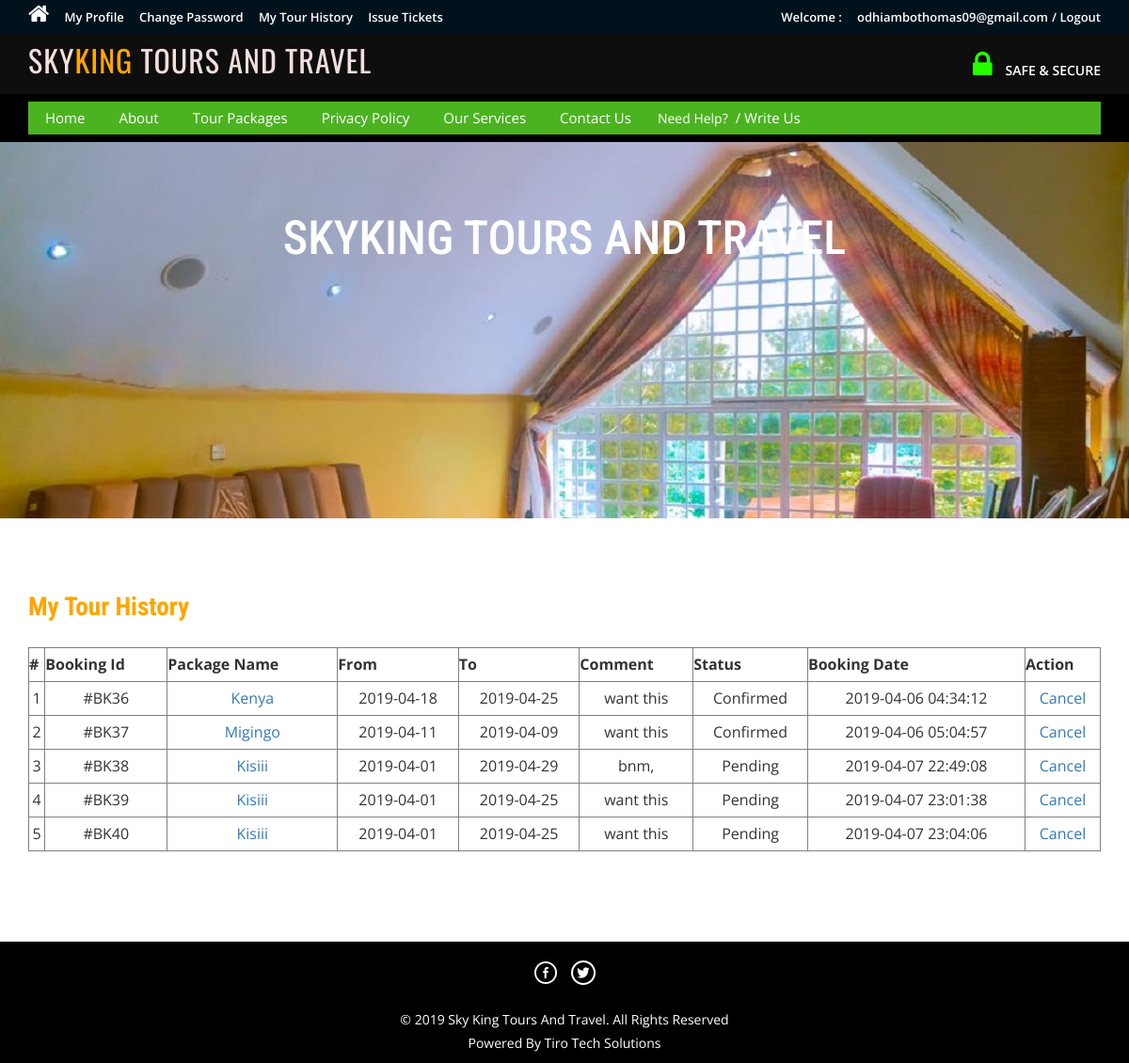
Screenshot of /tour-history.php (signed in) with the database file from the repository.
### tables this page shows
CREATE TABLE `tblbooking` (
  `BookingId` int(11) NOT NULL,
  `PackageId` int(11) NOT NULL,
  `UserEmail` varchar(100) NOT NULL,
  `select_date` varchar(100) NOT NULL,
  `ToDate` varchar(100) NOT NULL,
  `Comment` mediumtext NOT NULL,
  `RegDate` timestamp NOT NULL DEFAULT CURRENT_TIMESTAMP,
  `status` int(11) NOT NULL,
  `CancelledBy` varchar(5) DEFAULT NULL,
  `UpdationDate` timestamp NULL DEFAULT NULL ON UPDATE CURRENT_TIMESTAMP
);

CREATE TABLE `tbltourpackages` (
  `PackageId` int(11) NOT NULL,
  `PackageName` varchar(200) NOT NULL,
  `PackageType` varchar(150) NOT NULL,
  `PackageLocation` varchar(100) NOT NULL,
  `PackagePrice` int(11) NOT NULL,
  `PackageFetures` varchar(255) NOT NULL,
  `PackageDetails` mediumtext NOT NULL,
  `capacity` int(32) UNSIGNED NOT NULL DEFAULT '20',
  `PackageImage` varchar(100) NOT NULL,
  `Creationdate` timestamp NOT NULL DEFAULT CURRENT_TIMESTAMP,
  `UpdationDate` timestamp NULL DEFAULT '0000-00-00 00:00:00' ON UPDATE CURRENT_TIMESTAMP
);

### tour-history.php (the view, shortened to what this page needs)
<?php
include('includes/config.php');
if(strlen($_SESSION['login'])==0)
	{
header('location:index.php');
}
else{
?>
<!DOCTYPE HTML>
<html>
<head>
<link href="css/bootstrap.css" rel='stylesheet' type='text/css' />
<link href="css/style.css" rel='stylesheet' type='text/css' />
<link href="css/font-awesome.css" rel="stylesheet">
<link href="css/animate.css" rel="stylesheet" type="text/css" media="all">
</head>
<body>
<div class="top-header">
<?php include('includes/header.php');?>
<div class="banner-1 ">
	<div class="container">
		<h1 class="wow zoomIn animated animated" data-wow-delay=".5s" style="visibility: visible; animation-delay: 0.5s; animation-name: zoomIn;">SKYKING TOURS AND TRAVEL</h1>
	</div>
</div>
<div class="privacy">
	<div class="container">
		<h3 class="wow fadeInDown animated animated" data-wow-delay=".5s" style="visibility: visible; animation-delay: 0.5s; animation-name: fadeInDown;">My Tour History</h3>
		<form name="chngpwd" method="post" onSubmit="return valid();">
	<p>
	<table border="1" width="100%">
<tr align="center">
<th>#</th>
<th>Booking Id</th>
<th>Package Name</th>
<th>From</th>
<th>To</th>
<th>Comment</th>
<th>Status</th>
<th>Booking Date</th>
<th>Action</th>
</tr>
<?php
$uemail=$_SESSION['login'];;
$sql = "SELECT tblbooking.BookingId as bookid,tblbooking.PackageId as pkgid,tbltourpackages.PackageName as packagename,tblbooking.select_date as select_date,tblbooking.ToDate as todate,tblbooking.Comment as comment,tblbooking.status as status,tblbooking.RegDate as regdate,tblbooking.CancelledBy as cancelby,tblbooking.UpdationDate as upddate from tblbooking join tbltourpackages on tbltourpackages.PackageId=tblbooking.PackageId where UserEmail=:uemail";
$query = $dbh->prepare($sql);
$query -> bindParam(':uemail', $uemail, PDO::PARAM_STR);
$query->execute();
$results=$query->fetchAll(PDO::FETCH_OBJ);
$cnt=1;
if($query->rowCount() > 0)
{
foreach($results as $result)
{	?>
<tr align="center">
<td><?php echo htmlentities($cnt);?></td>
<td>#BK<?php echo htmlentities($result->bookid);?></td>
<td><a href="package-details.php?pkgid=<?php echo htmlentities($result->pkgid);?>"><?php echo htmlentities($result->packagename);?></a></td>
<td><?php echo htmlentities($result->select_date);?></td>
<td><?php echo htmlentities($result->todate);?></td>
<td><?php echo htmlentities($result->comment);?></td>
<td><?php if($result->status==0)
{
echo "Pending";
}
if($result->status==1)
{
echo "Confirmed";
}
?></td>
<td><?php echo htmlentities($result->regdate);?></td>
<?php if($result->status==2)
{
	?><td>Cancelled</td>
<?php } else {?>
<td><a href="tour-history.php?bkid=<?php echo htmlentities($result->bookid);?>" onclick="return confirm('Do you really want to cancel booking')" >Cancel</a></td>
<?php }?>
</tr>
<?php $cnt=$cnt+1; }} ?>
	</table>
			</p>
			</form>
	</div>
</div>
<?php include('includes/footer.php');?>
</body>
</html>
<?php } ?>

### css/style.css (style rules this page uses)
html, body { font-size: 100%; background: #fff; font-family: 'Open Sans', sans-serif; }
body a,.grid_1,plan_1,plan_1.one,plan_1.two,i.icon1, i.icon2, i.icon3, i.icon4, i.icon5, i.icon6 { transition:0.5s all; -webkit-transition:0.5s all; -moz-transition:0.5s all; -o-transition:0.5s all; -ms-transition:0.5s all; }
h1,h2,h3,h4,h5,h6 { margin:0; font-family: 'Roboto Condensed', sans-serif; }
p { margin:0; }
.top-header { background-color: #01121d; border-bottom: 0 none; height: 36px; line-height: 35px; }
.banner-1 { background: url(../images/3.jpg)no-repeat; background-size: cover; -webkit-background-size: cover; -o-background-size: cover; -ms-background-size: cover; -moz-background-size: cover; min-height:400px; }
.banner-1 h1 { font-size: 50px; margin-bottom: 40px; padding: 1.5em 0 0; text-align: center; color: #ffffff; }
.privacy h3 { color: orange; font-size: 1.7em; font-weight: 700; margin-bottom: 1em; }
.privacy { padding: 5em 0; }
.privacy p { font-size: 1em; line-height: 1.8em; color: black; margin: 1em 0; }

### rows the page displays
tblbooking: BookingId "36", PackageId.PackageName "Kenya", select_date "2019-04-18", ToDate "2019-04-25", Comment "want this", status "Confirmed", RegDate "2019-04-06 04:34:12"
tblbooking: BookingId "37", PackageId.PackageName "Migingo", select_date "2019-04-11", ToDate "2019-04-09", Comment "want this", status "Confirmed", RegDate "2019-04-06 05:04:57"
tblbooking: BookingId "38", PackageId.PackageName "Kisiii", select_date "2019-04-01", ToDate "2019-04-29", Comment "bnm,", status "Pending", RegDate "2019-04-07 22:49:08"
tblbooking: BookingId "39", PackageId.PackageName "Kisiii", select_date "2019-04-01", ToDate "2019-04-25", Comment "want this", status "Pending", RegDate "2019-04-07 23:01:38"
tblbooking: BookingId "40", PackageId.PackageName "Kisiii", select_date "2019-04-01", ToDate "2019-04-25", Comment "want this", status "Pending", RegDate "2019-04-07 23:04:06"

### other values shown
$_SESSION['login'] "odhiambothomas09@gmail.com"
